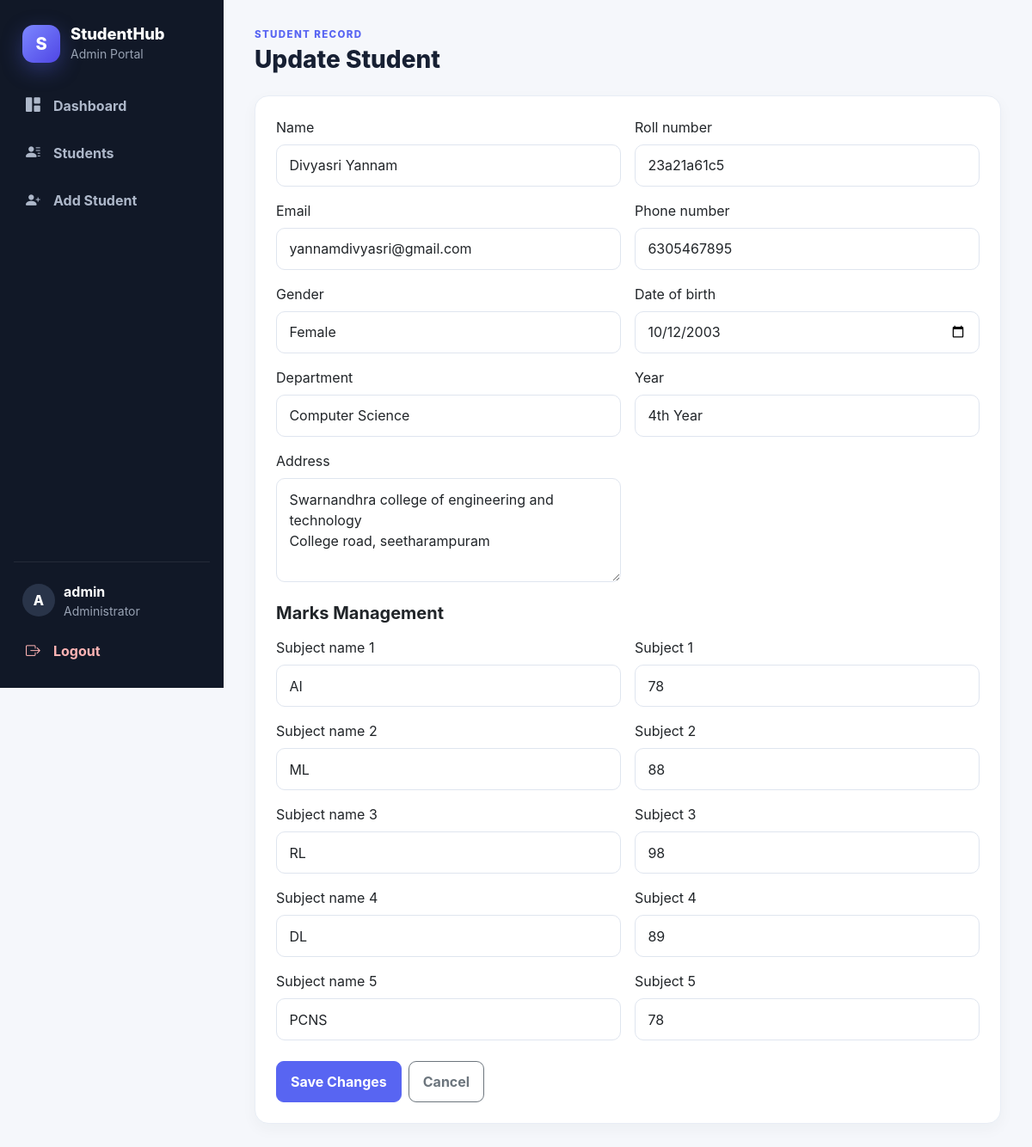
Page /students/5/edit/ (signed in) on the committed database.
### students/models.py (models this page shows, shortened)
class Student(models.Model):
    GENDER_CHOICES = [
        ('Male', 'Male'),
        ('Female', 'Female'),
        ('Other', 'Other'),
    ]
    DEPARTMENT_CHOICES = [
        ('Computer Science', 'Computer Science'),
        ('Information Technology', 'Information Technology'),
        ('Electronics', 'Electronics'),
        ('Mechanical', 'Mechanical'),
        ('Civil', 'Civil'),
    ]
    YEAR_CHOICES = [
        ('1st Year', '1st Year'),
        ('2nd Year', '2nd Year'),
        ('3rd Year', '3rd Year'),
        ('4th Year', '4th Year'),
    ]
    name = models.CharField(max_length=100)
    roll_number = models.CharField(max_length=20, unique=True)
    email = models.EmailField(unique=True)
    phone_number = models.CharField(max_length=15)
    gender = models.CharField(max_length=10, choices=GENDER_CHOICES)
    date_of_birth = models.DateField()
    department = models.CharField(max_length=50, choices=DEPARTMENT_CHOICES)
    year = models.CharField(max_length=20, choices=YEAR_CHOICES)
    address = models.TextField()
    created_at = models.DateTimeField(auto_now_add=True)
    updated_at = models.DateTimeField(auto_now=True)
    class Meta:
        ordering = ['name']

class StudentMarks(models.Model):
    student = models.OneToOneField(Student, on_delete=models.CASCADE, related_name='marks')
    subject_name_1 = models.CharField(max_length=50, default='Subject 1')
    subject_name_2 = models.CharField(max_length=50, default='Subject 2')
    subject_name_3 = models.CharField(max_length=50, default='Subject 3')
    subject_name_4 = models.CharField(max_length=50, default='Subject 4')
    subject_name_5 = models.CharField(max_length=50, default='Subject 5')
    subject_1 = models.IntegerField(default=0, validators=[MinValueValidator(0), MaxValueValidator(100)])
    subject_2 = models.IntegerField(default=0, validators=[MinValueValidator(0), MaxValueValidator(100)])
    subject_3 = models.IntegerField(default=0, validators=[MinValueValidator(0), MaxValueValidator(100)])
    subject_4 = models.IntegerField(default=0, validators=[MinValueValidator(0), MaxValueValidator(100)])
    subject_5 = models.IntegerField(default=0, validators=[MinValueValidator(0), MaxValueValidator(100)])
    total = models.FloatField(default=0)
    percentage = models.FloatField(default=0)
    grade = models.CharField(max_length=2, default='F')
    created_at = models.DateTimeField(auto_now_add=True)
    updated_at = models.DateTimeField(auto_now=True)

### students/views.py (the view)
# urls.py: path('students/<int:pk>/edit/', views.update_student, name='update_student'),
@login_required(login_url='login')
def update_student(request, pk):
    student = get_object_or_404(Student, pk=pk)
    try:
        student_marks = student.marks
    except StudentMarks.DoesNotExist:
        student_marks = StudentMarks(student=student)
    if request.method == 'POST':
        student_form = StudentForm(request.POST, instance=student)
        marks_form = StudentMarksForm(request.POST, instance=student_marks)
        if student_form.is_valid() and marks_form.is_valid():
            student = student_form.save()
            marks = marks_form.save(commit=False)
            marks.student = student
            marks.save()
            messages.success(request, 'Student details updated successfully.')
            return redirect('student_profile', pk=student.pk)
    else:
        student_form = StudentForm(instance=student)
        marks_form = StudentMarksForm(instance=student_marks)
    context = {
        'student_form': student_form,
        'marks_form': marks_form,
        'student': student,
        'title': 'Update Student',
        'button_text': 'Save Changes',
    }
    return render(request, 'student_form.html', context)

### students/forms.py (called while the page is built)
    @property
    def subject_fields(self):
        return [
            {'name': self['subject_name_1'], 'mark': self['subject_1']},
            {'name': self['subject_name_2'], 'mark': self['subject_2']},
            {'name': self['subject_name_3'], 'mark': self['subject_3']},
            {'name': self['subject_name_4'], 'mark': self['subject_4']},
            {'name': self['subject_name_5'], 'mark': self['subject_5']},
        ]

### templates/student_form.html (shortened to what this page needs)
{% extends 'base.html' %}
{% block content %}
<div class="page-header">
    <div>
        <p class="section-label">Student Record</p>
        <h2>{{ title }}</h2>
    </div>
</div>
<div class="card border-0 shadow-sm">
    <div class="card-body p-4">
        <form method="post">
            <div class="row g-3">
                {% for field in student_form %}
                <div class="col-md-6">
                    <label for="{{ field.id_for_label }}" class="form-label">{{ field.label }}</label>
                    {{ field }}
                </div>
                {% endfor %}
            </div>
            <div class="mt-4">
                <h5 class="fw-bold mb-3">Marks Management</h5>
                <div class="row g-3">
                    {% for subject in marks_form.subject_fields %}
                    <div class="col-md-6">
                        <label class="form-label">{{ subject.name.label }}</label>
                        {{ subject.name }}
                    </div>
                    <div class="col-md-6">
                        <label class="form-label">{{ subject.mark.label }}</label>
                        {{ subject.mark }}
                    </div>
                    {% endfor %}
                </div>
            </div>
            <div class="mt-4 d-flex gap-2">
                <button type="submit" class="btn btn-primary">{{ button_text }}</button>
                <a href="{% url 'student_list' %}" class="btn btn-outline-secondary">Cancel</a>
            </div>
        </form>
    </div>
</div>
{% endblock %}

### templates/base.html (shortened to what this page needs)
{% load static %}
<!DOCTYPE html>
<html lang="en">
<head>
    <link href="https://cdn.jsdelivr.net/npm/bootstrap@5.3.3/dist/css/bootstrap.min.css" rel="stylesheet">
    <link href="https://cdn.jsdelivr.net/npm/bootstrap-icons@1.11.3/font/bootstrap-icons.css" rel="stylesheet">
    <link rel="stylesheet" href="{% static 'css/style.css' %}">
</head>
<body>
    <div class="app-shell">
        {% if request.user.is_authenticated %}
        <aside class="sidebar">
            <div class="brand-box">
                <div class="brand-logo">S</div>
                <div>
                    <h3>StudentHub</h3>
                    <small>Admin Portal</small>
                </div>
            </div>
            <nav class="nav flex-column sidebar-nav">
                <a class="nav-link {% if request.resolver_match.url_name == 'dashboard' %}active{% endif %}" href="{% url 'dashboard' %}">
                    <i class="bi bi-grid-1x2-fill"></i><span>Dashboard</span>
                </a>
                <a class="nav-link {% if request.resolver_match.url_name == 'student_list' %}active{% endif %}" href="{% url 'student_list' %}">
                    <i class="bi bi-person-lines-fill"></i><span>Students</span>
                </a>
                <a class="nav-link {% if request.resolver_match.url_name == 'add_student' %}active{% endif %}" href="{% url 'add_student' %}">
                    <i class="bi bi-person-plus-fill"></i><span>Add Student</span>
                </a>
            </nav>
            <div class="sidebar-footer">
                <div class="admin-mini">
                    <div class="admin-avatar">{{ request.user.username|first|upper }}</div>
                    <div>
                        <strong>{{ request.user.username }}</strong>
                        <small>Administrator</small>
                    </div>
                </div>
                <a class="nav-link logout-link" href="{% url 'logout' %}">
                    <i class="bi bi-box-arrow-right"></i><span>Logout</span>
                </a>
            </div>
        </aside>
        {% endif %}
        <main class="main-content">
            {% block content %}{% endblock %}
        </main>
    </div>
</body>
</html>

### static/css/style.css (style rules this page uses)
:root { --primary: #5865f2; --primary-dark: #454ecb; --ink: #172033; --muted: #718096; --surface: #ffffff; --canvas: #f5f7fb; --border: #e8edf5; }
* { box-sizing: border-box; }
body { margin: 0; font-family: Inter, 'Segoe UI', system-ui, -apple-system, sans-serif; background: var(--canvas); color: var(--ink); }
.app-shell { display: flex; min-height: 100vh; }
.sidebar { width: 260px; background: #111827; color: #fff; padding: 24px 16px 18px; position: sticky; top: 0; height: 100vh; display: flex; flex-direction: column; }
.brand-box { display: flex; align-items: center; gap: 12px; padding: 4px 10px 24px; }
.brand-box h3 { margin: 0; font-size: 1.15rem; font-weight: 800; }
.brand-box small { color: #98a2b3; }
.brand-logo { width: 44px; height: 44px; border-radius: 13px; display: grid; place-items: center; background: linear-gradient(135deg, #7c87ff, #4f46e5); font-size: 1.25rem; font-weight: 800; box-shadow: 0 8px 24px rgba(88, 101, 242, .35); }
.sidebar-nav { gap: 6px; }
.sidebar .nav-link { color: #aeb8ca; padding: 12px 14px; border-radius: 10px; display: flex; align-items: center; gap: 12px; font-weight: 650; }
.sidebar .nav-link i { width: 20px; font-size: 1.05rem; }
.sidebar-footer { margin-top: auto; border-top: 1px solid rgba(255,255,255,.08); padding-top: 14px; }
.admin-mini { display: flex; align-items: center; gap: 10px; padding: 8px 10px 12px; }
.admin-mini div:last-child { display: flex; flex-direction: column; }
.admin-mini small { color: #98a2b3; }
.admin-avatar { width: 38px; height: 38px; border-radius: 50%; display: grid; place-items: center; background: #293449; color: #fff; font-weight: 800; }
.logout-link { color: #ffb4b4 !important; }
.main-content { flex: 1; min-width: 0; padding: 32px 36px 48px; }
.page-header { display: flex; justify-content: space-between; align-items: center; margin-bottom: 24px; gap: 16px; }
.section-label { margin: 0 0 4px; color: var(--primary); font-size: .72rem; font-weight: 800; letter-spacing: .12em; text-transform: uppercase; }
.page-header h2 { margin: 0; font-size: 1.75rem; font-weight: 800; color: var(--ink); }
.card { border: 1px solid var(--border) !important; border-radius: 16px !important; background: var(--surface); box-shadow: 0 6px 18px rgba(31, 45, 61, .04) !important; }
.card-body { padding: 22px; }
.form-control, .form-select { border: 1px solid #dfe5ef; border-radius: 10px; padding: .72rem .9rem; background: #fff; }
.btn { border-radius: 9px; padding: .68rem 1rem; font-weight: 750; }
.btn-primary { background: var(--primary); border-color: var(--primary); }

### rows in the picture
Student: student_form "Divyasri Yannam" "23a21a61c5" "yannamdivyasri@gmail.com" "6305467895" "Female" "10/12/2003" "Computer Science" "4th Year" "Swarnandhra college of engineering and technology College road, seetharampuram"
StudentMarks: subject_name_1 "AI" "ML" "RL" "DL" "PCNS", subject_1 "78" "88" "98" "89" "78"

### other values in the picture
{{ request.user.username|first|upper }} "A"
{{ request.user.username }} "admin"
{{ title }} "Update Student"
{{ field.label }} "Name" "Roll number" "Email" "Phone number" "Gender" "Date of birth" "Department" "Year" "Address"
{{ subject.name.label }} "Subject name 1" "Subject name 2" "Subject name 3" "Subject name 4" "Subject name 5"
{{ subject.mark.label }} "Subject 1" "Subject 2" "Subject 3" "Subject 4" "Subject 5"
{{ button_text }} "Save Changes"
